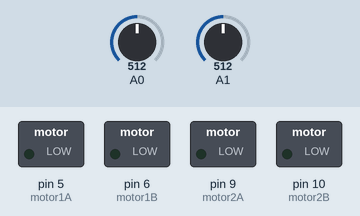
Recording of a sketch running on a simulated Arduino Uno, built with avr-gcc and run on an emulated ATmega328P. Parts: switched loads named in the sketch (green lamp = pin HIGH). The inputs (shaded band) are chosen by the test bench; at power-on: A0 = 512, A1 = 512.

Above: at 1.2 s.
1.3 s: A0 set to 525
At 2.5 s:
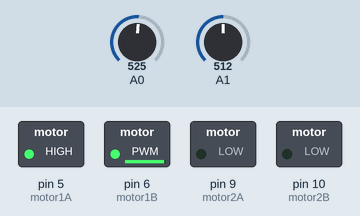
2.8 s: A1 set to 521
At 3.6 s:
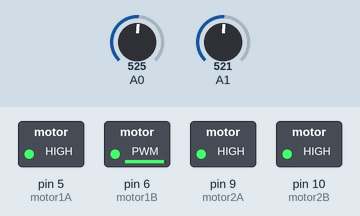
4.3 s: A0 set to 716
At 4.7 s:
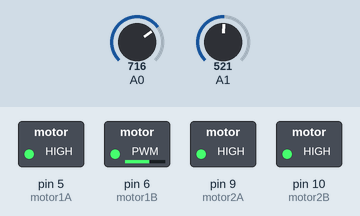
5.8 s: A1 set to 306
At 7.0 s:
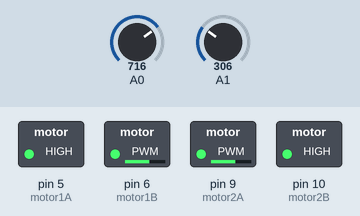
7.3 s: A1 set to 246
At 8.2 s:
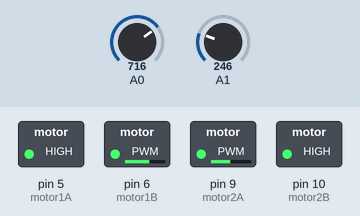
8.8 s: A0 set to 900
At 9.4 s:
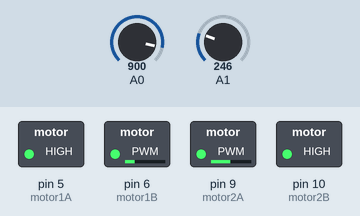
Timing chart, 0 to 11.3 s (numbered marks = the images above; inputs shaded):
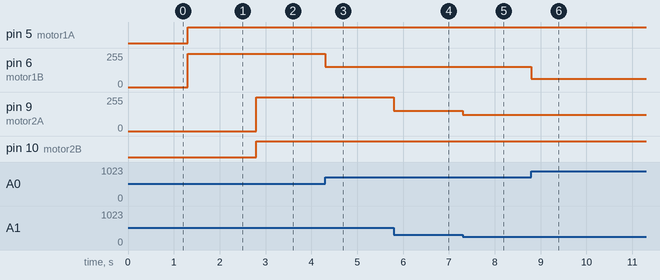

Measured:
- the behaviour switches between 513 and 514 on A0 (found by bisection; images 0 and 1)
- the behaviour switches between 513 and 514 on A1 (found by bisection; images 1 and 2)
- after the input at 1.3 s, pin 5 (motor1A): LOW → HIGH at once; pin 6 (motor1B): 0/255 → 249/255 at once
- after the input at 2.8 s, pin 9 (motor2A): 0/255 → 255/255 at once; pin 10 (motor2B): LOW → HIGH at once
- after the input at 4.3 s, pin 6 (motor1B): 249/255 → 153/255 at once
- after the input at 5.8 s, pin 9 (motor2A): 255/255 → 153/255 at once
- after the input at 7.3 s, pin 9 (motor2A): 153/255 → 123/255 at once
- after the input at 8.8 s, pin 6 (motor1B): 153/255 → 61/255 at once

The sketch:

Dual_Motor_controller.ino
```cpp
/*****************************
Motor controller demo
by Bob Davis
July 5, 2013
*****************************/
int motor1A =5;
int motor1B =6;
int motor2A =9;
int motor2B =10;
int mspeed =0;

void setup() {
pinMode(motor1A, OUTPUT);
pinMode(motor1B, OUTPUT);
pinMode(motor2A, OUTPUT);
pinMode(motor2B, OUTPUT);
}

void loop() {
// analog read is 0 to 1024, analog write is 0 to 255
mspeed=analogRead(A0)/2;
if (mspeed < 256) {
// vary the ground via PWM
  analogWrite (motor1A, mspeed);
// turn on power output
  digitalWrite(motor1B, HIGH);
}
if (mspeed > 256) {
// vary the ground via PWM
  analogWrite (motor1B, 255-mspeed);
// turn on power output
  digitalWrite(motor1A, HIGH);
}
// Motor 2
mspeed=analogRead(A1)/2;
if (mspeed < 256) {
// vary the ground via PWM
  analogWrite (motor2A, mspeed);
// turn on power output
  digitalWrite(motor2B, HIGH);
}
if (mspeed > 256) {
// vary the ground via PWM
  analogWrite (motor2B, 255-mspeed);
// turn on power output
  digitalWrite(motor2A, HIGH);
}
}
```
